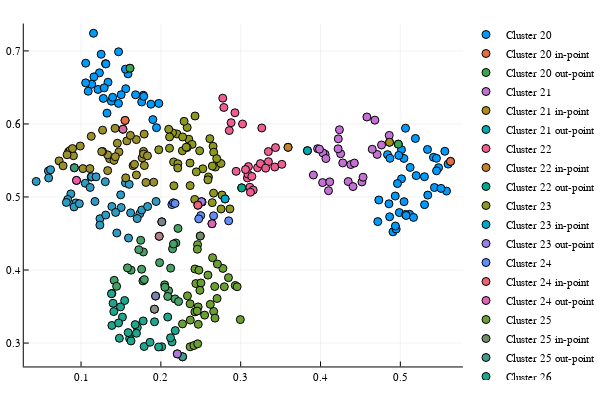

Notebook source saved alongside this figure:
### Code cell
scatter()
for i = 20:30
    P_i = Path[i]
    scatter!(Data[1, P_i], Data[2, P_i], label = "Cluster $i")
    scatter!([Data[1, P_i[In_Out[i][1]]]], [Data[2, P_i[In_Out[i][1]]]], label = "Cluster $i in-point")
    scatter!([Data[1, P_i[In_Out[i][2]]]], [Data[2, P_i[In_Out[i][2]]]], label = "Cluster $i out-point")
end
scatter!()

### Figure 1 — Plotly figure (JSON) as saved in the notebook; plotly's stock layout.template omitted (floating-point values rounded to 4 significant figures)
{"data": [{"colorbar": {"title": ""}, "hoverinfo": "text", "legendgroup": "Cluster 20", "marker": {"color": "rgba(0, 154, 250, 1.000)", "line": {"color": "rgba(0, 0, 0, 1.000)", "width": 1}, "size": 8, "symbol": "circle"}, "mode": "markers", "name": "Cluster 20", "showlegend": true, "text": [null, null, null, null, null, null, null, null, null, null, null, null, null, null, null, null, null, null, null, null, null, null, null, null, null, null, null, null, null, null, null, null, null, null, null, null, null, null, null, null], "type": "scatter", "x": [0.4987, 0.5479, 0.473, 0.5427, 0.4908, 0.4866, 0.5598, 0.4975, 0.5117, 0.4936, 0.5015, 0.5303, 0.5578, 0.5065, 0.5557, 0.5014, 0.534, 0.4857, 0.5415, 0.5072, 0.5199, 0.5453, 0.5045, 0.4948, 0.5123, 0.5454, 0.5629, 0.4939, 0.5065, 0.5046, 0.498, 0.4964, 0.551, 0.484, 0.487, 0.5344, 0.5165, 0.4718, 0.5189, 0.5302], "xaxis": "x1", "y": [0.4787, 0.5401, 0.4959, 0.513, 0.4523, 0.4729, 0.5451, 0.5723, 0.4762, 0.5013, 0.5249, 0.4895, 0.5081, 0.4762, 0.5626, 0.5648, 0.5651, 0.4907, 0.5543, 0.4747, 0.5293, 0.553, 0.5528, 0.456, 0.5405, 0.5358, 0.5487, 0.4603, 0.5942, 0.4936, 0.5569, 0.5184, 0.5118, 0.558, 0.553, 0.5026, 0.4721, 0.4663, 0.5802, 0.5277], "yaxis": "y1", "zmax": 0.1, "zmin": -0.1}, {"colorbar": {"title": ""}, "hoverinfo": "text", "legendgroup": "Cluster 20 in-point", "marker": {"color": "rgba(227, 111, 71, 1.000)", "line": {"color": "rgba(0, 0, 0, 1.000)", "width": 1}, "size": 8, "symbol": "circle"}, "mode": "markers", "name": "Cluster 20 in-point", "showlegend": true, "text": [null], "type": "scatter", "x": [0.5629], "xaxis": "x1", "y": [0.5487], "yaxis": "y1", "zmax": 0.1, "zmin": -0.1}, {"colorbar": {"title": ""}, "hoverinfo": "text", "legendgroup": "Cluster 20 out-point", "marker": {"color": "rgba(62, 164, 78, 1.000)", "line": {"color": "rgba(0, 0, 0, 1.000)", "width": 1}, "size": 8, "symbol": "circle"}, "mode": "markers", "name": "Cluster 20 out-point", "showlegend": true, "text": [null], "type": "scatter", "x": [0.4975], "xaxis": "x1", "y": [0.5723], "yaxis": "y1", "zmax": 0.1, "zmin": -0.1}, {"colorbar": {"title": ""}, "hoverinfo": "text", "legendgroup": "Cluster 21", "marker": {"color": "rgba(195, 113, 210, 1.000)", "line": {"color": "rgba(0, 0, 0, 1.000)", "width": 1}, "size": 8, "symbol": "circle"}, "mode": "markers", "name": "Cluster 21", "showlegend": true, "text": [null, null, null, null, null, null, null, null, null, null, null, null, null, null, null, null, null, null, null, null, null, null, null, null, null, null, null, null], "type": "scatter", "x": [0.3836, 0.4223, 0.4347, 0.4058, 0.41, 0.4029, 0.4379, 0.4681, 0.4278, 0.3964, 0.4252, 0.4407, 0.4519, 0.4237, 0.4026, 0.4581, 0.4764, 0.4068, 0.4865, 0.4533, 0.3911, 0.4861, 0.4116, 0.471, 0.3987, 0.422, 0.4648, 0.4424], "xaxis": "x1", "y": [0.5634, 0.5796, 0.5212, 0.5585, 0.5086, 0.5604, 0.5444, 0.6052, 0.5466, 0.5661, 0.5592, 0.5143, 0.5206, 0.592, 0.5197, 0.6096, 0.5712, 0.5526, 0.5749, 0.527, 0.5301, 0.5843, 0.5207, 0.5582, 0.5655, 0.566, 0.5654, 0.5464], "yaxis": "y1", "zmax": 0.1, "zmin": -0.1}, {"colorbar": {"title": ""}, "hoverinfo": "text", "legendgroup": "Cluster 21 in-point", "marker": {"color": "rgba(172, 142, 24, 1.000)", "line": {"color": "rgba(0, 0, 0, 1.000)", "width": 1}, "size": 8, "symbol": "circle"}, "mode": "markers", "name": "Cluster 21 in-point", "showlegend": true, "text": [null], "type": "scatter", "x": [0.4865], "xaxis": "x1", "y": [0.5749], "yaxis": "y1", "zmax": 0.1, "zmin": -0.1}, {"colorbar": {"title": ""}, "hoverinfo": "text", "legendgroup": "Cluster 21 out-point", "marker": {"color": "rgba(0, 170, 174, 1.000)", "line": {"color": "rgba(0, 0, 0, 1.000)", "width": 1}, "size": 8, "symbol": "circle"}, "mode": "markers", "name": "Cluster 21 out-point", "showlegend": true, "text": [null], "type": "scatter", "x": [0.3836], "xaxis": "x1", "y": [0.5634], "yaxis": "y1", "zmax": 0.1, "zmin": -0.1}, {"colorbar": {"title": ""}, "hoverinfo": "text", "legendgroup": "Cluster 22", "marker": {"color": "rgba(237, 94, 147, 1.000)", "line": {"color": "rgba(0, 0, 0, 1.000)", "width": 1}, "size": 8, "symbol": "circle"}, "mode": "markers", "name": "Cluster 22", "showlegend": true, "text": [null, null, null, null, null, null, null, null, null, null, null, null, null, null, null, null, null, null, null, null, null, null, null, null, null, null], "type": "scatter", "x": [0.3436, 0.3084, 0.2789, 0.3013, 0.3097, 0.3427, 0.2775, 0.3211, 0.3247, 0.3091, 0.3115, 0.3347, 0.3593, 0.288, 0.2943, 0.3157, 0.3023, 0.2928, 0.3264, 0.2857, 0.3348, 0.3516, 0.3122, 0.314, 0.306, 0.3313], "xaxis": "x1", "y": [0.5677, 0.5261, 0.6225, 0.5125, 0.5416, 0.5411, 0.6353, 0.5401, 0.5457, 0.5314, 0.5133, 0.5622, 0.568, 0.6017, 0.5351, 0.5094, 0.5999, 0.6153, 0.5945, 0.591, 0.5484, 0.5447, 0.5065, 0.5281, 0.5376, 0.5395], "yaxis": "y1", "zmax": 0.1, "zmin": -0.1}, {"colorbar": {"title": ""}, "hoverinfo": "text", "legendgroup": "Cluster 22 in-point", "marker": {"color": "rgba(198, 130, 37, 1.000)", "line": {"color": "rgba(0, 0, 0, 1.000)", "width": 1}, "size": 8, "symbol": "circle"}, "mode": "markers", "name": "Cluster 22 in-point", "showlegend": true, "text": [null], "type": "scatter", "x": [0.3593], "xaxis": "x1", "y": [0.568], "yaxis": "y1", "zmax": 0.1, "zmin": -0.1}, {"colorbar": {"title": ""}, "hoverinfo": "text", "legendgroup": "Cluster 22 out-point", "marker": {"color": "rgba(0, 169, 141, 1.000)", "line": {"color": "rgba(0, 0, 0, 1.000)", "width": 1}, "size": 8, "symbol": "circle"}, "mode": "markers", "name": "Cluster 22 out-point", "showlegend": true, "text": [null], "type": "scatter", "x": [0.3013], "xaxis": "x1", "y": [0.5125], "yaxis": "y1", "zmax": 0.1, "zmin": -0.1}, {"colorbar": {"title": ""}, "hoverinfo": "text", "legendgroup": "Cluster 23", "marker": {"color": "rgba(142, 151, 30, 1.000)", "line": {"color": "rgba(0, 0, 0, 1.000)", "width": 1}, "size": 8, "symbol": "circle"}, "mode": "markers", "name": "Cluster 23", "showlegend": true, "text": [null, null, null, null, null, null, null, null, null, null, null, null, null, null, null, null, null, null, null, null, null, null, null, null, null, null, null, null, null, null, null, null, null, null, null, null, null, null, null, null, null, null, null], "type": "scatter", "x": [0.2865, 0.2684, 0.2486, 0.2516, 0.2804, 0.2201, 0.2753, 0.2509, 0.2525, 0.216, 0.2363, 0.2108, 0.2367, 0.233, 0.2146, 0.235, 0.2644, 0.2213, 0.2596, 0.2365, 0.2428, 0.2613, 0.2654, 0.227, 0.2391, 0.2291, 0.2424, 0.2328, 0.2098, 0.2163, 0.2273, 0.1974, 0.2645, 0.2589, 0.2317, 0.266, 0.2444, 0.2661, 0.2766, 0.2212, 0.2754, 0.27, 0.2109], "xaxis": "x1", "y": [0.4836, 0.541, 0.5632, 0.493, 0.4974, 0.5864, 0.5459, 0.4936, 0.5386, 0.548, 0.5726, 0.5667, 0.5156, 0.5952, 0.5879, 0.5791, 0.4923, 0.5455, 0.5274, 0.5465, 0.6109, 0.5799, 0.5694, 0.5632, 0.572, 0.6036, 0.4967, 0.5677, 0.5927, 0.5154, 0.5822, 0.5646, 0.5423, 0.5235, 0.5681, 0.5053, 0.5344, 0.5613, 0.5027, 0.5397, 0.4836, 0.5525, 0.5822], "yaxis": "y1", "zmax": 0.1, "zmin": -0.1}, {"colorbar": {"title": ""}, "hoverinfo": "text", "legendgroup": "Cluster 23 in-point", "marker": {"color": "rgba(0, 169, 204, 1.000)", "line": {"color": "rgba(0, 0, 0, 1.000)", "width": 1}, "size": 8, "symbol": "circle"}, "mode": "markers", "name": "Cluster 23 in-point", "showlegend": true, "text": [null], "type": "scatter", "x": [0.2804], "xaxis": "x1", "y": [0.4974], "yaxis": "y1", "zmax": 0.1, "zmin": -0.1}, {"colorbar": {"title": ""}, "hoverinfo": "text", "legendgroup": "Cluster 23 out-point", "marker": {"color": "rgba(155, 127, 233, 1.000)", "line": {"color": "rgba(0, 0, 0, 1.000)", "width": 1}, "size": 8, "symbol": "circle"}, "mode": "markers", "name": "Cluster 23 out-point", "showlegend": true, "text": [null], "type": "scatter", "x": [0.2509], "xaxis": "x1", "y": [0.4936], "yaxis": "y1", "zmax": 0.1, "zmin": -0.1}, {"colorbar": {"title": ""}, "hoverinfo": "text", "legendgroup": "Cluster 24", "marker": {"color": "rgba(97, 141, 246, 1.000)", "line": {"color": "rgba(0, 0, 0, 1.000)", "width": 1}, "size": 8, "symbol": "circle"}, "mode": "markers", "name": "Cluster 24", "showlegend": true, "text": [null, null, null, null, null, null, null, null, null], "type": "scatter", "x": [0.2138, 0.2157, 0.285, 0.2661, 0.2178, 0.2499, 0.264, 0.2475, 0.2464], "xaxis": "x1", "y": [0.4896, 0.4921, 0.4673, 0.4743, 0.4912, 0.4745, 0.4634, 0.47, 0.4888], "yaxis": "y1", "zmax": 0.1, "zmin": -0.1}, {"colorbar": {"title": ""}, "hoverinfo": "text", "legendgroup": "Cluster 24 in-point", "marker": {"color": "rgba(240, 96, 115, 1.000)", "line": {"color": "rgba(0, 0, 0, 1.000)", "width": 1}, "size": 8, "symbol": "circle"}, "mode": "markers", "name": "Cluster 24 in-point", "showlegend": true, "text": [null], "type": "scatter", "x": [0.2464], "xaxis": "x1", "y": [0.4888], "yaxis": "y1", "zmax": 0.1, "zmin": -0.1}, {"colorbar": {"title": ""}, "hoverinfo": "text", "legendgroup": "Cluster 24 out-point", "marker": {"color": "rgba(221, 101, 182, 1.000)", "line": {"color": "rgba(0, 0, 0, 1.000)", "width": 1}, "size": 8, "symbol": "circle"}, "mode": "markers", "name": "Cluster 24 out-point", "showlegend": true, "text": [null], "type": "scatter", "x": [0.264], "xaxis": "x1", "y": [0.4634], "yaxis": "y1", "zmax": 0.1, "zmin": -0.1}, {"colorbar": {"title": ""}, "hoverinfo": "text", "legendgroup": "Cluster 25", "marker": {"color": "rgba(108, 159, 51, 1.000)", "line": {"color": "rgba(0, 0, 0, 1.000)", "width": 1}, "size": 8, "symbol": "circle"}, "mode": "markers", "name": "Cluster 25", "showlegend": true, "text": [null, null, null, null, null, null, null, null, null, null, null, null, null, null, null, null, null, null, null, null, null, null, null, null, null, null, null, null, null, null, null, null, null, null, null], "type": "scatter", "x": [0.2467, 0.2662, 0.2795, 0.2272, 0.246, 0.2648, 0.2438, 0.2548, 0.2427, 0.2847, 0.2477, 0.2502, 0.262, 0.2367, 0.2932, 0.2367, 0.259, 0.2678, 0.2271, 0.2426, 0.2413, 0.2457, 0.2455, 0.2468, 0.2369, 0.2704, 0.2494, 0.2777, 0.2489, 0.2333, 0.2462, 0.2955, 0.2675, 0.2709, 0.2996], "xaxis": "x1", "y": [0.3495, 0.3433, 0.3771, 0.2813, 0.4348, 0.4168, 0.3815, 0.3383, 0.4015, 0.3896, 0.3998, 0.3823, 0.353, 0.3538, 0.3788, 0.2949, 0.393, 0.3341, 0.3262, 0.3427, 0.2966, 0.4285, 0.3438, 0.3257, 0.3315, 0.361, 0.4466, 0.4022, 0.3722, 0.3646, 0.299, 0.3771, 0.3775, 0.4082, 0.3321], "yaxis": "y1", "zmax": 0.1, "zmin": -0.1}, {"colorbar": {"title": ""}, "hoverinfo": "text", "legendgroup": "Cluster 25 in-point", "marker": {"color": "rgba(113, 140, 106, 1.000)", "line": {"color": "rgba(0, 0, 0, 1.000)", "width": 1}, "size": 8, "symbol": "circle"}, "mode": "markers", "name": "Cluster 25 in-point", "showlegend": true, "text": [null], "type": "scatter", "x": [0.2494], "xaxis": "x1", "y": [0.4466], "yaxis": "y1", "zmax": 0.1, "zmin": -0.1}, {"colorbar": {"title": ""}, "hoverinfo": "text", "legendgroup": "Cluster 25 out-point", "marker": {"color": "rgba(71, 153, 140, 1.000)", "line": {"color": "rgba(0, 0, 0, 1.000)", "width": 1}, "size": 8, "symbol": "circle"}, "mode": "markers", "name": "Cluster 25 out-point", "showlegend": true, "text": [null], "type": "scatter", "x": [0.2272], "xaxis": "x1", "y": [0.2813], "yaxis": "y1", "zmax": 0.1, "zmin": -0.1}, {"colorbar": {"title": ""}, "hoverinfo": "text", "legendgroup": "Cluster 26", "marker": {"color": "rgba(31, 166, 141, 1.000)", "line": {"color": "rgba(0, 0, 0, 1.000)", "width": 1}, "size": 8, "symbol": "circle"}, "mode": "markers", "name": "Cluster 26", "showlegend": true, "text": [null, null, null, null, null, null, null, null, null, null, null, null, null, null, null, null, null, null, null, null, null, null, null, null, null, null, null, null], "type": "scatter", "x": [0.2206, 0.1608, 0.218, 0.1386, 0.1401, 0.1387, 0.2011, 0.148, 0.1921, 0.1791, 0.1626, 0.1495, 0.1705, 0.1519, 0.1546, 0.2086, 0.1678, 0.214, 0.192, 0.1694, 0.1779, 0.147, 0.1864, 0.2121, 0.1381, 0.141, 0.1971, 0.159], "xaxis": "x1", "y": [0.2852, 0.3062, 0.3171, 0.3241, 0.3545, 0.368, 0.2949, 0.3066, 0.3291, 0.2953, 0.3029, 0.3496, 0.3214, 0.3355, 0.3583, 0.3356, 0.3253, 0.3016, 0.3464, 0.3134, 0.3302, 0.3275, 0.3011, 0.3073, 0.3675, 0.3431, 0.2946, 0.3143], "yaxis": "y1", "zmax": 0.1, "zmin": -0.1}, {"colorbar": {"title": ""}, "hoverinfo": "text", "legendgroup": "Cluster 26 in-point", "marker": {"color": "rgba(175, 120, 221, 1.000)", "line": {"color": "rgba(0, 0, 0, 1.000)", "width": 1}, "size": 8, "symbol": "circle"}, "mode": "markers", "name": "Cluster 26 in-point", "showlegend": true, "text": [null], "type": "scatter", "x": [0.2206], "xaxis": "x1", "y": [0.2852], "yaxis": "y1", "zmax": 0.1, "zmin": -0.1}, {"colorbar": {"title": ""}, "hoverinfo": "text", "legendgroup": "Cluster 26 out-point", "marker": {"color": "rgba(135, 141, 135, 1.000)", "line": {"color": "rgba(0, 0, 0, 1.000)", "width": 1}, "size": 8, "symbol": "circle"}, "mode": "markers", "name": "Cluster 26 out-point", "showlegend": true, "text": [null], "type": "scatter", "x": [0.192], "xaxis": "x1", "y": [0.3464], "yaxis": "y1", "zmax": 0.1, "zmin": -0.1}, {"colorbar": {"title": ""}, "hoverinfo": "text", "legendgroup": "Cluster 27", "marker": {"color": "rgba(71, 161, 102, 1.000)", "line": {"color": "rgba(0, 0, 0, 1.000)", "width": 1}, "size": 8, "symbol": "circle"}, "mode": "markers", "name": "Cluster 27", "showlegend": true, "text": [null, null, null, null, null, null, null, null, null, null, null, null, null, null, null, null, null, null, null, null, null, null, null, null], "type": "scatter", "x": [0.1775, 0.1627, 0.2188, 0.2123, 0.2215, 0.2097, 0.2146, 0.1781, 0.1793, 0.1934, 0.2086, 0.1747, 0.1759, 0.1723, 0.1582, 0.1984, 0.1415, 0.1979, 0.2048, 0.2177, 0.1446, 0.2051, 0.2222, 0.2158], "xaxis": "x1", "y": [0.3851, 0.3998, 0.437, 0.4026, 0.457, 0.3717, 0.429, 0.4247, 0.3869, 0.3644, 0.3638, 0.4407, 0.4011, 0.4278, 0.4029, 0.4101, 0.3859, 0.4462, 0.3797, 0.3605, 0.3777, 0.3765, 0.3568, 0.4357], "yaxis": "y1", "zmax": 0.1, "zmin": -0.1}, {"colorbar": {"title": ""}, "hoverinfo": "text", "legendgroup": "Cluster 27 in-point", "marker": {"color": "rgba(119, 131, 175, 1.000)", "line": {"color": "rgba(0, 0, 0, 1.000)", "width": 1}, "size": 8, "symbol": "circle"}, "mode": "markers", "name": "Cluster 27 in-point", "showlegend": true, "text": [null], "type": "scatter", "x": [0.1934], "xaxis": "x1", "y": [0.3644], "yaxis": "y1", "zmax": 0.1, "zmin": -0.1}, {"colorbar": {"title": ""}, "hoverinfo": "text", "legendgroup": "Cluster 27 out-point", "marker": {"color": "rgba(177, 129, 135, 1.000)", "line": {"color": "rgba(0, 0, 0, 1.000)", "width": 1}, "size": 8, "symbol": "circle"}, "mode": "markers", "name": "Cluster 27 out-point", "showlegend": true, "text": [null], "type": "scatter", "x": [0.1979], "xaxis": "x1", "y": [0.4462], "yaxis": "y1", "zmax": 0.1, "zmin": -0.1}, {"colorbar": {"title": ""}, "hoverinfo": "text", "legendgroup": "Cluster 28", "marker": {"color": "rgba(48, 155, 194, 1.000)", "line": {"color": "rgba(0, 0, 0, 1.000)", "width": 1}, "size": 8, "symbol": "circle"}, "mode": "markers", "name": "Cluster 28", "showlegend": true, "text": [null, null, null, null, null, null, null, null, null, null, null, null, null, null, null, null, null, null, null, null, null, null, null, null, null, null, null, null, null, null, null, null, null, null, null, null], "type": "scatter", "x": [0.0936, 0.04383, 0.1127, 0.1238, 0.1133, 0.0912, 0.1236, 0.1304, 0.1386, 0.1503, 0.08724, 0.2012, 0.1053, 0.1309, 0.1595, 0.1434, 0.1497, 0.09788, 0.1188, 0.1114, 0.1448, 0.09433, 0.05917, 0.1737, 0.0618, 0.1703, 0.194, 0.05943, 0.1761, 0.1174, 0.08334, 0.08162, 0.1556, 0.1834, 0.1621, 0.1603], "xaxis": "x1", "y": [0.4919, 0.5213, 0.5274, 0.4703, 0.5277, 0.4864, 0.4615, 0.5209, 0.487, 0.4856, 0.5043, 0.466, 0.5188, 0.4753, 0.4438, 0.4789, 0.5029, 0.4909, 0.5276, 0.5131, 0.4507, 0.5227, 0.5356, 0.4771, 0.5374, 0.4705, 0.4938, 0.5261, 0.4822, 0.4938, 0.4966, 0.4925, 0.5194, 0.487, 0.4783, 0.5173], "yaxis": "y1", "zmax": 0.1, "zmin": -0.1}, {"colorbar": {"title": ""}, "hoverinfo": "text", "legendgroup": "Cluster 28 in-point", "marker": {"color": "rgba(120, 133, 144, 1.000)", "line": {"color": "rgba(0, 0, 0, 1.000)", "width": 1}, "size": 8, "symbol": "circle"}, "mode": "markers", "name": "Cluster 28 in-point", "showlegend": true, "text": [null], "type": "scatter", "x": [0.2012], "xaxis": "x1", "y": [0.466], "yaxis": "y1", "zmax": 0.1, "zmin": -0.1}, {"colorbar": {"title": ""}, "hoverinfo": "text", "legendgroup": "Cluster 28 out-point", "marker": {"color": "rgba(229, 97, 164, 1.000)", "line": {"color": "rgba(0, 0, 0, 1.000)", "width": 1}, "size": 8, "symbol": "circle"}, "mode": "markers", "name": "Cluster 28 out-point", "showlegend": true, "text": [null], "type": "scatter", "x": [0.09433], "xaxis": "x1", "y": [0.5227], "yaxis": "y1", "zmax": 0.1, "zmin": -0.1}, {"colorbar": {"title": ""}, "hoverinfo": "text", "legendgroup": "Cluster 29", "marker": {"color": "rgba(153, 144, 44, 1.000)", "line": {"color": "rgba(0, 0, 0, 1.000)", "width": 1}, "size": 8, "symbol": "circle"}, "mode": "markers", "name": "Cluster 29", "showlegend": true, "text": [null, null, null, null, null, null, null, null, null, null, null, null, null, null, null, null, null, null, null, null, null, null, null, null, null, null, null, null, null, null, null, null, null, null, null, null, null, null, null], "type": "scatter", "x": [0.127, 0.1358, 0.1793, 0.1766, 0.1782, 0.1783, 0.1333, 0.08435, 0.08626, 0.09162, 0.07253, 0.1693, 0.1128, 0.09048, 0.1475, 0.191, 0.1813, 0.1791, 0.1412, 0.1574, 0.1652, 0.156, 0.1693, 0.1024, 0.08929, 0.127, 0.0775, 0.08249, 0.1525, 0.1618, 0.1455, 0.143, 0.1669, 0.09902, 0.1832, 0.1427, 0.1259, 0.1334, 0.1111], "xaxis": "x1", "y": [0.5915, 0.5524, 0.543, 0.5536, 0.5624, 0.5587, 0.5577, 0.5619, 0.5637, 0.54, 0.5494, 0.5301, 0.5831, 0.5565, 0.5617, 0.5202, 0.5199, 0.5861, 0.5501, 0.5768, 0.5429, 0.5262, 0.5786, 0.5388, 0.5663, 0.5624, 0.5427, 0.5578, 0.5927, 0.5843, 0.5736, 0.5551, 0.5447, 0.5698, 0.5564, 0.594, 0.5621, 0.5361, 0.5389], "yaxis": "y1", "zmax": 0.1, "zmin": -0.1}, {"colorbar": {"title": ""}, "hoverinfo": "text", "legendgroup": "Cluster 29 in-point", "marker": {"color": "rgba(57, 155, 123, 1.000)", "line": {"color": "rgba(0, 0, 0, 1.000)", "width": 1}, "size": 8, "symbol": "circle"}, "mode": "markers", "name": "Cluster 29 in-point", "showlegend": true, "text": [null], "type": "scatter", "x": [0.09162], "xaxis": "x1", "y": [0.54], "yaxis": "y1", "zmax": 0.1, "zmin": -0.1}, {"colorbar": {"title": ""}, "hoverinfo": "text", "legendgroup": "Cluster 29 out-point", "marker": {"color": "rgba(218, 104, 163, 1.000)", "line": {"color": "rgba(0, 0, 0, 1.000)", "width": 1}, "size": 8, "symbol": "circle"}, "mode": "markers", "name": "Cluster 29 out-point", "showlegend": true, "text": [null], "type": "scatter", "x": [0.1525], "xaxis": "x1", "y": [0.5927], "yaxis": "y1", "zmax": 0.1, "zmin": -0.1}, {"colorbar": {"title": ""}, "hoverinfo": "text", "legendgroup": "Cluster 30", "marker": {"color": "rgba(0, 154, 250, 1.000)", "line": {"color": "rgba(0, 0, 0, 1.000)", "width": 1}, "size": 8, "symbol": "circle"}, "mode": "markers", "name": "Cluster 30", "showlegend": true, "text": [null, null, null, null, null, null, null, null, null, null, null, null, null, null, null, null, null, null, null, null, null, null, null, null, null, null, null, null, null, null, null, null, null], "type": "scatter", "x": [0.1613, 0.1381, 0.1469, 0.1325, 0.1589, 0.1252, 0.1134, 0.1974, 0.19, 0.1279, 0.123, 0.176, 0.1162, 0.1338, 0.156, 0.1307, 0.1779, 0.1556, 0.1212, 0.109, 0.1876, 0.1058, 0.1945, 0.1785, 0.1396, 0.147, 0.1552, 0.1311, 0.1683, 0.129, 0.1503, 0.1058, 0.1156], "xaxis": "x1", "y": [0.6763, 0.6311, 0.6282, 0.6148, 0.6686, 0.6954, 0.6544, 0.6281, 0.606, 0.635, 0.67, 0.6301, 0.6645, 0.6571, 0.6482, 0.6825, 0.6393, 0.675, 0.6473, 0.6448, 0.6271, 0.6562, 0.5949, 0.6378, 0.6365, 0.6988, 0.6048, 0.6822, 0.6399, 0.6494, 0.64, 0.6832, 0.7242], "yaxis": "y1", "zmax": 0.1, "zmin": -0.1}, {"colorbar": {"title": ""}, "hoverinfo": "text", "legendgroup": "Cluster 30 in-point", "marker": {"color": "rgba(227, 111, 71, 1.000)", "line": {"color": "rgba(0, 0, 0, 1.000)", "width": 1}, "size": 8, "symbol": "circle"}, "mode": "markers", "name": "Cluster 30 in-point", "showlegend": true, "text": [null], "type": "scatter", "x": [0.1552], "xaxis": "x1", "y": [0.6048], "yaxis": "y1", "zmax": 0.1, "zmin": -0.1}, {"colorbar": {"title": ""}, "hoverinfo": "text", "legendgroup": "Cluster 30 out-point", "marker": {"color": "rgba(62, 164, 78, 1.000)", "line": {"color": "rgba(0, 0, 0, 1.000)", "width": 1}, "size": 8, "symbol": "circle"}, "mode": "markers", "name": "Cluster 30 out-point", "showlegend": true, "text": [null], "type": "scatter", "x": [0.1613], "xaxis": "x1", "y": [0.6763], "yaxis": "y1", "zmax": 0.1, "zmin": -0.1}], "layout": {"annotations": [], "height": 400, "legend": {"bgcolor": "rgba(255, 255, 255, 1.000)", "bordercolor": "rgba(0, 0, 0, 1.000)", "font": {"color": "rgba(0, 0, 0, 1.000)", "family": "sans-serif", "size": 11}, "tracegroupgap": 0, "x": 1, "y": 1}, "margin": {"b": 20, "l": 0, "r": 0, "t": 20}, "paper_bgcolor": "rgba(255, 255, 255, 1.000)", "plot_bgcolor": "rgba(255, 255, 255, 1.000)", "showlegend": true, "width": 600, "xaxis": {"anchor": "y1", "domain": [0.05101, 0.9934], "gridcolor": "rgba(0, 0, 0, 0.100)", "gridwidth": 0.5, "linecolor": "rgba(0, 0, 0, 1.000)", "mirror": false, "range": [0.02826, 0.5784], "showgrid": true, "showline": true, "showticklabels": true, "tickangle": 0, "tickcolor": "rgb(0, 0, 0)", "tickfont": {"color": "rgba(0, 0, 0, 1.000)", "family": "sans-serif", "size": 11}, "tickmode": "array", "ticks": "inside", "ticktext": ["0.1", "0.2", "0.3", "0.4", "0.5"], "tickvals": [0.1, 0.2, 0.3, 0.4, 0.5], "title": "", "titlefont": {"color": "rgba(0, 0, 0, 1.000)", "family": "sans-serif", "size": 15}, "type": "-", "visible": true, "zeroline": false, "zerolinecolor": "rgba(0, 0, 0, 1.000)"}, "yaxis": {"anchor": "x1", "domain": [0.03762, 0.9902], "gridcolor": "rgba(0, 0, 0, 0.100)", "gridwidth": 0.5, "linecolor": "rgba(0, 0, 0, 1.000)", "mirror": false, "range": [0.268, 0.7375], "showgrid": true, "showline": true, "showticklabels": true, "tickangle": 0, "tickcolor": "rgb(0, 0, 0)", "tickfont": {"color": "rgba(0, 0, 0, 1.000)", "family": "sans-serif", "size": 11}, "tickmode": "array", "ticks": "inside", "ticktext": ["0.3", "0.4", "0.5", "0.6", "0.7"], "tickvals": [0.3, 0.4, 0.5, 0.6, 0.7], "title": "", "titlefont": {"color": "rgba(0, 0, 0, 1.000)", "family": "sans-serif", "size": 15}, "type": "-", "visible": true, "zeroline": false, "zerolinecolor": "rgba(0, 0, 0, 1.000)"}}}
